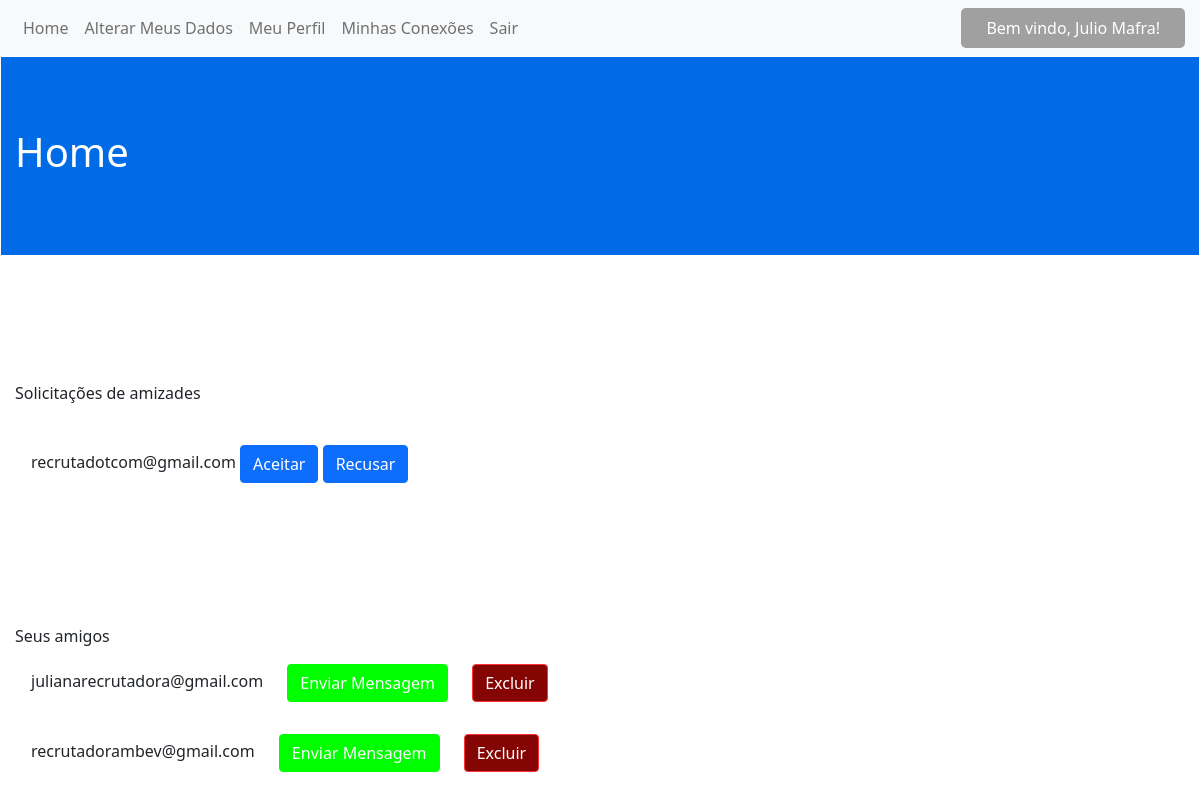
Page /candidatos-views/solicitacoes-de-amizade.php (signed in) on the committed database.
### tables this page shows
CREATE TABLE IF NOT EXISTS `users` (
  `id_users` int(11) NOT NULL AUTO_INCREMENT,
  `email` varchar(255) NOT NULL,
  `name` varchar(255) NOT NULL,
  `password` varchar(255) NOT NULL,
  `type_user` varchar(125) NOT NULL,
  `profile_fk` int(11) NOT NULL,
  PRIMARY KEY (`id_users`),
  KEY `informations_fk` (`profile_fk`)
);

CREATE TABLE IF NOT EXISTS `friends_users_and_rhusers` (
  `id_friends` int(11) NOT NULL AUTO_INCREMENT,
  `email_user_rh` varchar(255) NOT NULL,
  `email_user_candidato` varchar(255) NOT NULL,
  `accepted` varchar(255) NOT NULL,
  PRIMARY KEY (`id_friends`)
);

### candidatos-views/verify-db/verify_candidatos.php (called while the page is built, shortened)
<?php
if (empty($_SESSION['email']) && empty($_SESSION['email'])) {
    header('location:../index.php');
} else {
    $email = $_SESSION['email'];
    $query_select_user_candidato = "SELECT name, type_user FROM users WHERE email = '$email'";
    $querySelectUserCandidato = $conn->query($query_select_user_candidato);
    if (mysqli_num_rows($querySelectUserCandidato) > 0) {
        while ($userCandidato = $querySelectUserCandidato->fetch_array()) {
            $userName = $userCandidato['name'];
        }
    } else {
        echo 'error!';
    }
}

### candidatos-views/verify-db/verify_solicitacoes_de_amizade.php (called while the page is built)
<?php
$select__friends_users_and_rhusers = "SELECT id_friends, email_user_rh
FROM  friends_users_and_rhusers
WHERE email_user_candidato = '$email'
AND accepted = 'no'";
$selectFriendsUsersAndRhusers = $conn->query($select__friends_users_and_rhusers);

### candidatos-views/verify-db/verify_my_friends.php (called while the page is built)
<?php
$select_my_friends = "SELECT id_friends, email_user_rh
FROM  friends_users_and_rhusers
WHERE email_user_candidato = '$email'
AND accepted = 'yes'";
$selectMyFriends = $conn->query($select_my_friends);

### candidatos-views/solicitacoes-de-amizade.php (the view, shortened to what this page needs)
<?php
include '../db/connection-db.php';
include 'verify-db/verify_candidatos.php';
include 'verify-db/verify_solicitacoes_de_amizade.php';
include 'verify-db/verify_my_friends.php';
?>
<!DOCTYPE html>
<html lang="pt-br">
<head>
    <link rel="stylesheet" href="../assets/style.css">
    <link href="https://cdn.jsdelivr.net/npm/bootstrap@5.0.2/dist/css/bootstrap.min.css" rel="stylesheet">
</head>
<body>
    <div class="hold-welcome-user">
        <nav class="navbar navbar-expand-lg navbar-light bg-light">
            <div class="container-nav-bar">
                <div class="collapse navbar-collapse" id="navbarNav">
                    <ul class="navbar-nav">
                        <li class="nav-item">
                            <a class="nav-link" href="candidatos.php">Home</a>
                        </li>
                        <li class="nav-item">
                            <a class="nav-link" href="candidato-dados.php">Alterar Meus Dados</a>
                        </li>
                        <li class="nav-item">
                            <a class="nav-link" href="candidato-perfil-exibicao.php">Meu Perfil</a>
                        </li>
                        <li class="nav-item">
                            <a class="nav-link" href="solicitacoes-de-amizade.php">Minhas Conexões</a>
                        </li>
                        <li class="nav-item">
                            <a class="nav-link" href="../db/logout.php">Sair</a>
                        </li>
                    </ul>
                </div>
                <div class="paragrafo-welcome">
                    <p>Bem vindo, <?php echo $userName  ?>!</p>
                </div>
            </div>
        </nav>
    </div>
    <div class="container-name-page">
        <div class="name-page">
            <h1>Home</h1>
        </div>
    </div>
    <div class="container-contents">
        <p class="text-justify">Solicitações de amizades</p>
        <?php
        foreach ($selectFriendsUsersAndRhusers as $friends => $friend) {
            $idFriend = $friend['id_friends'];
            $email_user_friend = $friend['email_user_rh'];
            echo '<form action="insert-db/update_to_accept_friend.php" method="post"><input hidden="true" name="id_friends" value="' . $idFriend . '"><br>';
            echo  '<input hidden="true" name="email_user_rh" value="' . $email_user_friend . '">
            <div class="card-body">' . $email_user_friend . '
            <button type="submit" class="btn btn-primary" value="accept" name="btn-action">Aceitar</button>
            <button type="submit" class="btn btn-primary" value="refuse" name="btn-action">Recusar</button>
            </div></form>';;
        }
        ?>
    </div>
    <div class="container-contents">
        <p class="text-justify">Seus amigos</p>
        <?php
        foreach ($selectMyFriends as $friends => $friend) {
            $friendId = $friend['id_friends'];
            $friendEmail = $friend['email_user_rh'];
            echo '<div class="card-body my-friends">
            <form action="candidato-chat.php" method="post">
            <input hidden="true" name="id_friends" value="' . $friendId . '">
            ';
            echo  '<input hidden="true" name="email_user_rh" value="' . $friendEmail . '"> ' . $friendEmail . '
            <button type="submit" class="btn btn-primary send-message" value="send-message" name="btn-action">Enviar Mensagem</button>
            <button type="submit" class="btn btn-primary exclude-friend" value="exclude-friend" name="btn-action">Excluir</button>
            </form>
            </div>';
        }
        ?>
    </div>
</body>
</html>

### assets/style.css (style rules this page uses)
* { padding: 0; margin: 0; }
p { margin-bottom: 0 !important; }
.container-contents { width: 1170px; max-width: 1170px; margin: 125px auto; display: flex; flex-direction: column; }
.container-nav-bar { width: 1170px; max-width: 1170px; margin: 0 auto; display: flex; }
.paragrafo-welcome { display: flex; align-items: center; justify-content: center; background-color: rgb(160, 160, 160); border-radius: 5px; color: rgb(255, 255, 255); padding: 5px 25px; }
.container-name-page { border: solid 1px; height: 200px; background-color: rgb(0, 107, 230); color: #fff; }
.name-page { display: flex; width: 1170px; max-width: 1170px; height: 100%; align-items: center; justify-content: flex-start; margin: 0 auto; }
ol, ul { padding: 0 !important; }
.my-friends { display: flex; }
.exclude-friend { background-color: rgb(133, 4, 4) !important; border-color: rgb(255, 49, 49) !important; margin-left: 20px; }
.send-message { background-color: rgb(0, 255, 0) !important; border-color: rgb(0, 255, 0) !important; margin-left: 20px; }

### rows in the picture
users: name "Julio Mafra"
friends_users_and_rhusers: email_user_rh "recrutadotcom@gmail.com"
friends_users_and_rhusers: email_user_rh "julianarecrutadora@gmail.com"
friends_users_and_rhusers: email_user_rh "recrutadorambev@gmail.com"
